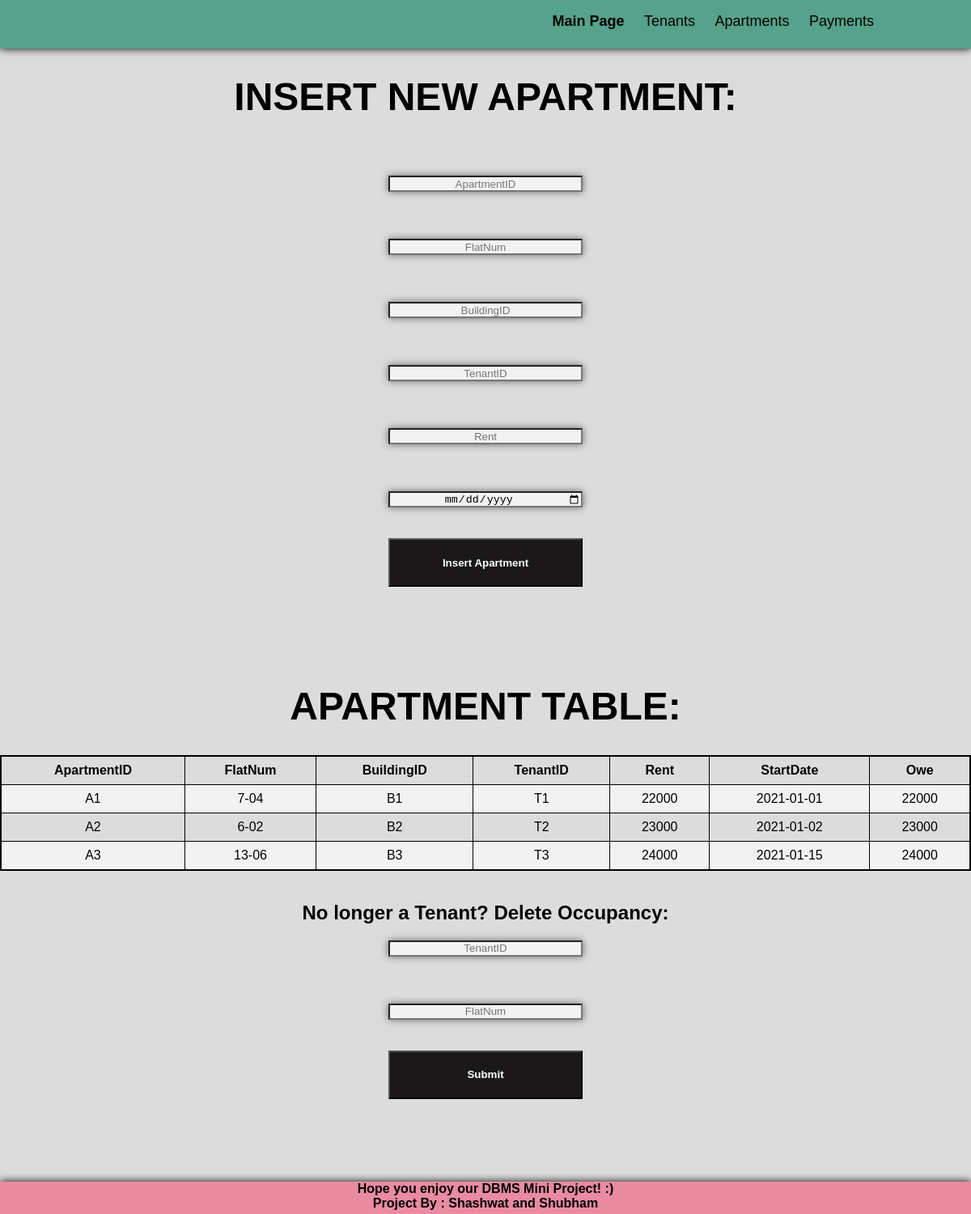
The app's page /apartments.php with its own data.
### tables this page shows
CREATE TABLE APARTMENT
(
ApartmentID VARCHAR(3),
FlatNum VARCHAR(10),
BuildingID VARCHAR(3),
TenantID VARCHAR(3),
Rent INTEGER(10),
StartDate DATE,
Owe INTEGER(10),

PRIMARY KEY(ApartmentID),
FOREIGN KEY(BuildingID) REFERENCES BUILDING(BuildingID) ON DELETE CASCADE,
FOREIGN KEY(TenantID) REFERENCES TENANT(TenantID) ON DELETE CASCADE
);

### apartments.php (the view)
<?php
require_once 'includes/tenant_head.php'
 ?><div>
 <h1>Insert New Apartment:</h1><br>
<form action="apartmentinsert.php" method="post">
 <input type="text" name="ApartmentID" placeholder="ApartmentID"><br>
 <input type="text" name="FlatNum" placeholder="FlatNum"><br>
 <input type="text" name="BuildingID" placeholder="BuildingID"><br>
 <input type="text" name="TenantID" placeholder="TenantID"><br>
 <input type="text" name="Rent" placeholder="Rent"><br>
 <input type="date" name="StartDate" placeholder="StartDate"><br>
 <button type="submit"><strong>Insert Apartment</strong></button>
</form>
<br><br><br><br>
   <h1>Apartment Table:</h1>
    <?php
    $sql = "SELECT * FROM `apartment`";
    $result = mysqli_query($conn, $sql);
    $rowCount = mysqli_num_rows($result);
    if ($rowCount>0)
    {
      echo "<center><table>";
      echo "<tr>
      <td>
      <strong>ApartmentID</strong>
      </td>
      <td>
      <strong>FlatNum</strong>
      </td>
      <td>
      <strong>BuildingID</strong>
      </td>
      <td>
      <strong>TenantID</strong>
      </td>
      <td>
      <strong>Rent</strong>
      </td>
      <td>
      <strong>StartDate</strong>
      </td>
      <td>
      <strong>Owe</strong>
      </td>
      </tr>";
      while ($row = mysqli_fetch_assoc($result))
      {
        echo "<tr>";
        echo "<td>".$row['ApartmentID'] ."</td>";
        echo "<td>".$row['FlatNum'] ."</td>";
        echo "<td>".$row['BuildingID']."</td>";
        echo "<td>".$row['TenantID']."</td>";
        echo "<td>".$row['Rent']."</td>";
        echo "<td>".$row['StartDate']."</td>";
        echo "<td>".$row['Owe']."</td>";
        echo "</tr>";
      }
      echo "</table></center><br>";
    }
  else {
    echo 'No Results Found';
  }
     ?>
     <h2>No longer a Tenant? Delete Occupancy:</h2>
     <form action="apartmentdelete.php" method="post">
       <input type="text" name="TenantID" placeholder="TenantID"><br>
       <input type="text" name="FlatNum" placeholder="FlatNum"><br>
       <button type="submit"><strong>Submit</strong></button>
     </form>
</div>
<?php
require_once 'includes/footer.php'
 ?>

### style.css (style rules this page uses)
html { width: 100%; height: 100%; font-family: Helvetica,Arial, sans-serif; }
body { padding: 0; margin: 0; background-color: #dcdcdc; }
h1 { text-transform: uppercase; font-size: 48px; }
div { width: 100%; margin: 0 auto; text-align: center; }
input { display: block; margin: 20px auto; text-align: center; box-shadow: 0 0 10px #666; width: 240px; height: 20px; background: #f2f2f2; }
button { width: 240px; height: 60px; background-color: #1a1819; color: #ffffff; }
table { border: 2px solid; }
table tr td { border: 0.5px solid; text-align: center; }
table { font-family: Arial, Helvetica, sans-serif; border-collapse: collapse; width: 100%; }
table td, table th { border: 1px solid #ddd; padding: 8px; }
table tr:nth-child(even) { background-color: #f2f2f2; }

### records on screen
apartment: ApartmentID "A1", FlatNum "7-04", BuildingID "B1", TenantID "T1", Rent "22000", StartDate "2021-01-01", Owe "22000"
apartment: ApartmentID "A2", FlatNum "6-02", BuildingID "B2", TenantID "T2", Rent "23000", StartDate "2021-01-02", Owe "23000"
apartment: ApartmentID "A3", FlatNum "13-06", BuildingID "B3", TenantID "T3", Rent "24000", StartDate "2021-01-15", Owe "24000"
